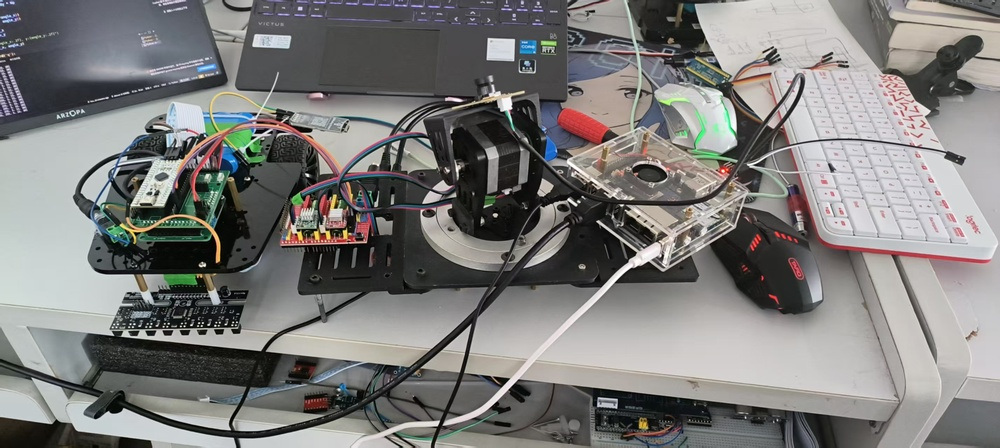
#> input picture src/1.jpg, 1000 x 448 px, shrunk from 2856 x 1280 before the run
$ python -i detect.py   (imports and definitions only)
#> lines starting #> are read from the running program, lines starting #| are printed output that depends on the picture; after the words box and inside, x2 and y2 are one past the last pixel; in counts of white or black regions, pixels touching at a corner belong together
#> further down, picture is the input picture: shape (448, 1000, 3); mean B, G, R 122.6, 124.1, 124.9
import cv2
import numpy as np

def detect_red_center(frame):
    hsv = cv2.cvtColor(frame, cv2.COLOR_BGR2HSV)
#> hsv: shape (448, 1000, 3); mean H, S, V 62.2, 25.8, 129.2
    lower_red1 = np.array([0, 100, 100])
    upper_red1 = np.array([10, 255, 255])
    lower_red2 = np.array([160, 100, 100])
    upper_red2 = np.array([180, 255, 255])
    mask1 = cv2.inRange(hsv, lower_red1, upper_red1)
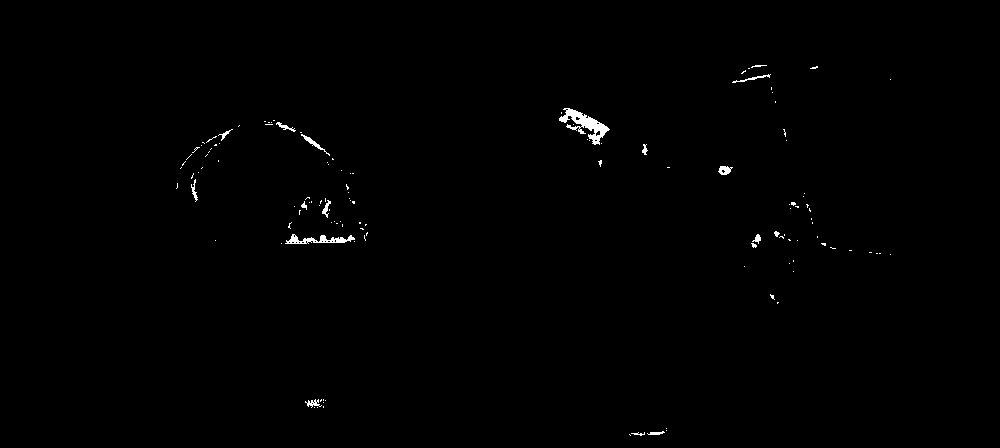
#> mask1: shape (448, 1000); 0.48% white; 130 white regions (113 under 20 px), largest, box (x1, y1, x2, y2) and area: (559, 108, 610, 145) 668, (285, 234, 355, 244) 317, (301, 134, 330, 156) 100
    mask2 = cv2.inRange(hsv, lower_red2, upper_red2)
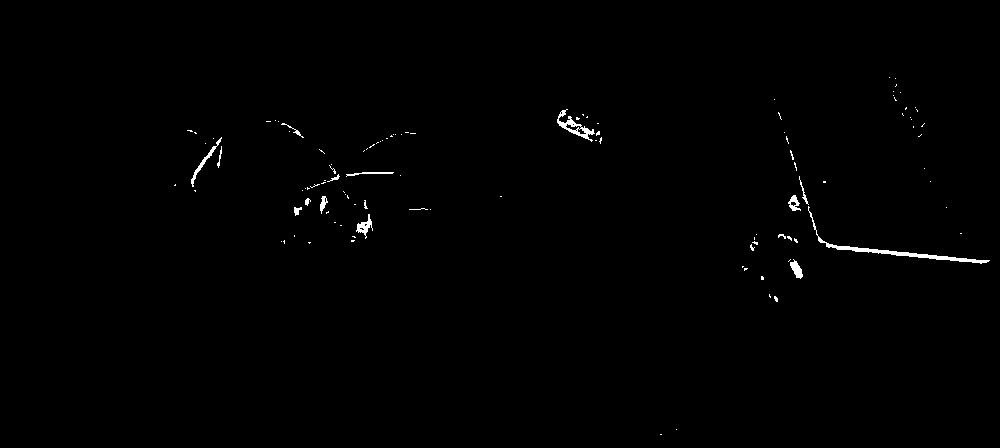
#> mask2: shape (448, 1000); 0.55% white; 113 white regions (98 under 20 px), largest, box (x1, y1, x2, y2) and area: (808, 206, 990, 264) 697, (557, 109, 595, 142) 323, (191, 137, 222, 187) 177
    mask = cv2.bitwise_or(mask1, mask2)
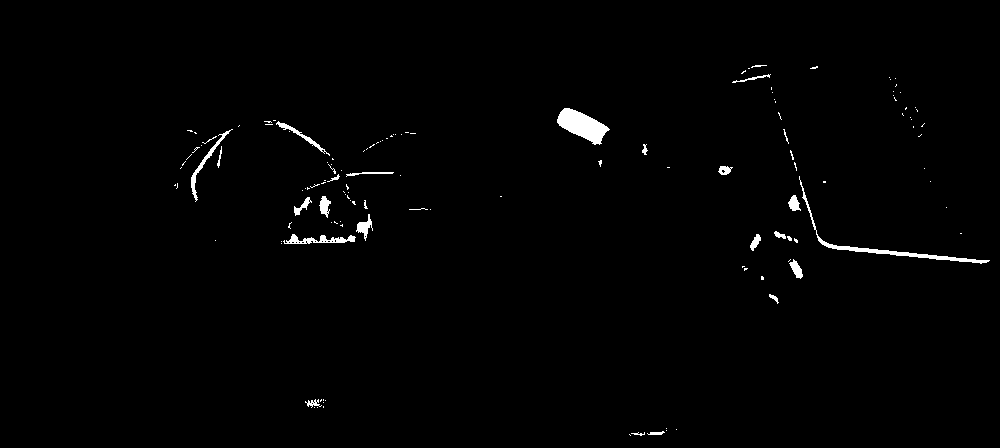
#> mask: shape (448, 1000); 1% white; 134 white regions (110 under 20 px)

    contours, _ = cv2.findContours(mask, cv2.RETR_EXTERNAL, cv2.CHAIN_APPROX_SIMPLE)
#> contours = 134 contours, 115 with area under 20; largest, box (x1, y1, x2, y2) and area: (557, 108, 610, 145) 980, (799, 176, 990, 264) 564, (283, 234, 356, 244) 270, (191, 129, 233, 202) 222, (276, 121, 330, 156) 160
    if contours:
        c = max(contours, key=cv2.contourArea)
#> c = contour of 94 points, box (x1, y1, x2, y2) (557, 108, 610, 145), area 980
        M = cv2.moments(c)
#> M = moments, m00 979.5, centre m10/m00, m01/m00 = (581.8, 125)
        if M["m00"] > 0:
            cx = int(M["m10"] / M["m00"])
#> cx = 581
            cy = int(M["m01"] / M["m00"])
#> cy = 125
            return (cx, cy)
    return None

>>> import cv2
>>> picture = cv2.imread('../src/1.jpg')
>>> result = detect_red_center(picture)
#> result = (581, 125)
